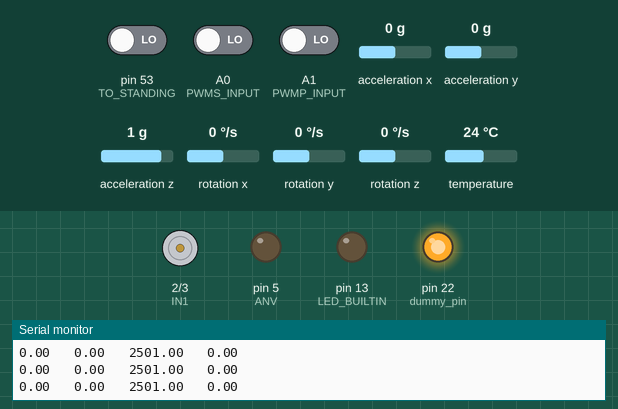
A sketch run on a simulated Arduino Mega 2560, built with avr-gcc and run on an emulated ATmega2560. Parts: motor-driver pin pairs drawn as motors (green arrow = first pin HIGH = forward, orange = second pin HIGH = backward, longer = more drive), output pins drawn as LEDs (lit = HIGH), the last lines printed to the serial monitor. The inputs (shaded band) are chosen by the test bench; at power-on: pin 53 (TO_STANDING) LOW, A0 (PWMS_INPUT) LOW, A1 (PWMP_INPUT) LOW, acceleration x 0 g, acceleration y 0 g, acceleration z 1 g, rotation x 0 °/s, rotation y 0 °/s, rotation z 0 °/s, temperature 24 °C.

Above: at 1.2 s.
1.3 s: pin 53 (TO_STANDING) driven HIGH
At 1.9 s:
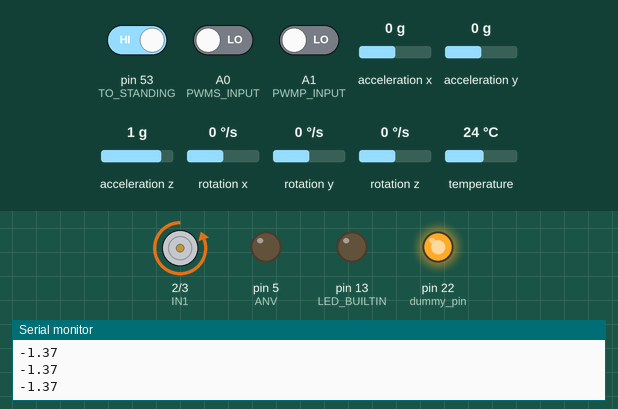
Timing chart, 0 to 4.3 s (numbered marks = the images above; inputs shaded):
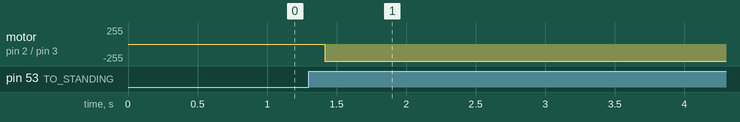

The sketch:

LinearActuatorControlSystem.ino
```cpp
//Libraries
#include <PID_v1.h>     //PID library
#include <EnableInterrupt.h>  //library that enables to read pwm values
#include <Adafruit_MPU6050.h> //gyro library
#include <Adafruit_Sensor.h>  //library to run adafruit sensors
#include <Wire.h>   //library that enables serail communications
#include <GyroToVelocity.h>   //geometry functions for HIP and KNEE actuators
//Serial port baud and Arduino pins
#define SERIAL_PORT_SPEED 9600
#define PWM_NUM  2 //number of PWM signals
#define PWMS  0 //speed is stored in the 0 position of the array
#define PWMP  1 //position is stored in the 1 position of the array
#define PWMS_INPUT  A0 //analog pin for the speed reading
#define PWMP_INPUT  A1 //analog pin for the position reading
#define ANV 5 //analog voltage speed control pin
#define IN1 2 //direction of actuation
#define IN2 3 //direction of actuation
#define TO_STANDING 53
//zero rate offset in radians/s
//recalibrate gyros periodically, probably once a month or before testing
const double gyro1[] = {-0.0213, -0.0192, -0.03};
const double gyro2[] = {-0.0919, 0.052, -0.019};
const double gyro3[] = {-0.0511, -0.0076, -0.0019};
const double gyro4[] = {-0.0588, -0.0185, -0.0298};
const double gyro5[] = {-0.0231, -0.0526, -0.0486};
const double gyro6[] = {-0.0254, -0.0077, -0.0045};
const double gyro7[] = {-0.1000, -0.0370, -0.0039};
const double gyro8[] = {-0.0791, -0.027, -0.0346};
//variable that holds the specific gyro offset
double X_OFFSET = 0;
double Y_OFFSET = 0;
double Z_OFFSET = 0;
//interrupt arrays
uint32_t pwm_start[PWM_NUM]; // stores the time when PWM square wave begins
uint16_t pwm_values[PWM_NUM]; //stores the width of the PWM pulse in microseconds
volatile uint16_t pwm_shared[PWM_NUM]; //array used in the interrupt routine to hold the pulse width values

Adafruit_MPU6050 mpu1;
Adafruit_MPU6050 mpu2;
float x_val1, y_val1, z_val1, result1;
float x_square1, y_square1, z_square1;
float accel_angle_x1, accel_angle_y1;


float x_val2, y_val2, z_val2, result2;
float x_square2, y_square2, z_square2;
float accel_angle_x2, accel_angle_y2;


float accel_center_x = 0.66;
float accel_center_y = -0.12;
float accel_center_z = 8.60;
double corrected_X, corrected_Y, corrected_Z; //variables that store the angular speed after the offset has been applied

bool lock_in_place = false;

//PID_runtime
double currentSpeed, currentSpeed_abs, outputSpeed ,desiredSpeed, desiredSpeed2;
double displacement; //position variable
double HP = 50, HI = 20, HD = 0;
PID loadCompensator(&currentSpeed_abs, &outputSpeed ,&desiredSpeed, HP, HI, HD,P_ON_M, DIRECT);
bool runtime_status = true; //keeps track if PID is on or off

/*
PID_stop

This PID is needed as this PID goes by displacment instead of speed
*/
double to_standing_error;
double setpoint = 6.125;   //the point that is considered to standing postion in inches
double HP_stop = 50, HI_stop = 20, HD_stop = 0;  //these are the parameters to the PID
PID StoppingPID(&displacement, &outputSpeed ,&setpoint, HP_stop, HI_stop, HD_stop,P_ON_M, DIRECT);
bool to_standing_status = false; //keeps track if PID is on or off
//PID tilt
double tilt_error;
double tilt_pilot, tilt_suit;
double HP_tilt, HI_tilt, HD_tilt;
PID tiltPID(&tilt_pilot, &outputSpeed, &tilt_suit, HP_tilt, HI_tilt, HD_tilt, P_ON_M, DIRECT);
bool tilt_status = true;

void setup()
{
  //begin serial monitor
  Serial.begin(SERIAL_PORT_SPEED); //from 9600 to 115200


  //establish all pins I/O
  pinMode(PWMS_INPUT, INPUT);
  pinMode(PWMP_INPUT, INPUT);
  pinMode(TO_STANDING,INPUT);
  pinMode(ANV,OUTPUT);
  pinMode(IN1,OUTPUT);
  pinMode(IN2,OUTPUT);
  pinMode(22,OUTPUT); //dummy pin
  pinMode(LED_BUILTIN,OUTPUT);
  digitalWrite(22,HIGH); //always HIGH

  //interrupts used to read the linear actuator feedback
  enableInterrupt(PWMS_INPUT, calc_speed, CHANGE);
  enableInterrupt(PWMP_INPUT, calc_position, CHANGE);
  //PI Controller for sending to soft stop
  //placed here as I will toggle the High Pin when turning off this PID
  StoppingPID.SetMode(MANUAL);
  StoppingPID.SetOutputLimits(0,255);
  StopPID_status(true); // turn off this PID

  //PI Controller for load compensator
  pwm_read_values();
  desiredSpeed = 0;
  loadCompensator.SetMode(AUTOMATIC);
  loadCompensator.SetOutputLimits(0,255);
  tiltPID.SetMode(AUTOMATIC);
  tiltPID.SetOutputLimits(0,255);
  HorK(HIP); //Hip or Knee geometry
  //Checks for gyroscope
  tilt_setup();
  offsetSwitch(7); //Check the gyro number connected to the arduino
  //Wire.SetWireTimeout(3000,true);
}

void loop()
{
  sensors_event_t a1, g1, temp1;
  sensors_event_t a2, g2, temp2;
  mpu1.getEvent(&a1, &g1, &temp1);
  mpu2.getEvent(&a2, &g2, &temp2);
  x_val1 = a1.gyro.x - accel_center_x;
  y_val1 = a1.gyro.y - accel_center_y;
  z_val1 = a1.gyro.z - accel_center_z;
  x_val2 = a2.gyro.x - accel_center_x;
  y_val2 = a2.gyro.y - accel_center_y;
  z_val2 = a2.gyro.z - accel_center_z;
  tilt(x_val1, y_val1,z_val1, 0);
  tilt(x_val2, y_val2,z_val2, 1);
  tilt_suit = accel_angle_y2;
  tilt_pilot = accel_angle_y1;
  tilt_error = tilt_pilot - tilt_suit;
  bool tru = true;
  //if(abs(tilt_error) > 20*PI/360)
  //if(tru == false)
  if(tru == false)
  {
    loadCompensator.SetMode(MANUAL);
    tiltPID.SetMode(AUTOMATIC);
    Mdirection(tilt_error);
    tiltPID.Compute();
    analogWrite(ANV,outputSpeed);
    Serial.println("tilt");
  }
  else
  {
    loadCompensator.SetMode(AUTOMATIC);
    tiltPID.SetMode(MANUAL);
    //Sets the gyro value to 0 if it is below the threshold
    if(abs(g2.gyro.x - X_OFFSET) <= 0.3)  corrected_X = 0;
    else  corrected_X = g2.gyro.x - X_OFFSET;

    pwm_read_values();
    desiredSpeed = abs(geometry(corrected_X, displacement));
    desiredSpeed2 = geometry(corrected_X, displacement);
    Mdirection(-corrected_X);
    loadCompensator.Compute();
    analogWrite(ANV,outputSpeed);
    //analogWrite(ANV,outputSpeed/5);
    Serial.print(g2.gyro.x);Serial.print("   ");Serial.print(corrected_X);Serial.print("   ");Serial.print(currentSpeed);Serial.print("   ");Serial.println(desiredSpeed);
  }
//////////////////////// TO standing implementation

  if((digitalRead(TO_STANDING))) toStanding();

////////////////////////
}
void toStanding()
{
  loadCompensator.SetMode(MANUAL);
  StoppingPID.SetMode(AUTOMATIC);
  pwm_read_values();

  Serial.println(".....Begin Move to Standing.....");
  String message = "Understood to be at distance " + String(displacement) +" Setpoint is : " + String(setpoint);
  Serial.println(message);
  to_standing_error = setpoint-displacement;
  //given 0.2 inch error within the setpoint
  while(abs(to_standing_error)>0.2)
  {
    //collect the current actuator speed and displacement
    pwm_read_values();  // this will update current speed and the displacment
    //compute the displacement with the PID
    to_standing_error = setpoint - displacement;
    Serial.println(to_standing_error);
    Mdirection(to_standing_error);
    StoppingPID.Compute();
    //write the PID result to the actuator
    analogWrite(ANV, outputSpeed);
   }
   Mdirection(0);
   Serial.println("Pause for durration");
   delay(500);
   Serial.println(".....resuming System.....");
   loadCompensator.SetMode(AUTOMATIC);
   StoppingPID.SetMode(MANUAL);
   lock_in_place = true;
   while(lock_in_place)
   {
    if(digitalRead(TO_STANDING))lock_in_place = false;
   }
   delay(500);
}
void Mdirection(float dir)
{
  if(dir > 0)
  {
    //extend
    digitalWrite(IN1, HIGH);
    digitalWrite(IN2, LOW);
  }
  else if(dir < 0)
  {
    //retract
    digitalWrite(IN1, LOW);
    digitalWrite(IN2, HIGH);
  }
  else
  {
    digitalWrite(IN1, LOW);
    digitalWrite(IN2, LOW);
  }
}
void pwm_read_values()
{
  noInterrupts(); //Disables interrupts to make sure it doesnt mess up the memory copy below
  memcpy(pwm_values, (const void *)pwm_shared, sizeof(pwm_shared)); //memcpy handles memory to memory copy, copies from pwm_shared to pwm_values
  interrupts(); //Enables interrupts
  currentSpeed = ((double)(pwm_values[PWMS] - 510)/26+1/13); //calculates the real value [inch/sec] for the actuator speed
  currentSpeed_abs = abs(currentSpeed);
  displacement = abs(7.5 / 990 * pwm_values[PWMP] - 7.5); //calculates the real value [inch] for the actuator position
  if(displacement > 7.5){displacement = 7.5;}
}

void calc_input(uint8_t channel, uint8_t input_pin) //Does the math for the PWM data
{
  if (digitalRead(input_pin) == HIGH) //Measures how long the PWM is that its peak
  {
    pwm_start[channel] = micros(); //Micros returns the number of microseconds since the board began running
  }
  else
  {
    uint16_t pwm_compare = (uint16_t)(micros() - pwm_start[channel]);
    if(pwm_compare > 1002)
    {
      pwm_compare = 0;
    }
    pwm_shared[channel] = pwm_compare;
  }
}
void calc_speed() { calc_input(PWMS, PWMS_INPUT); }
void calc_position() { calc_input(PWMP, PWMP_INPUT); }

/*
 * This function is used to turn the stopping PID on and off
 *  IMPORTANT NOTE: This will also toggle the other PID on/off
 */

void StopPID_status(bool PID_off)
{

  if(PID_off)
  {
    StoppingPID.SetMode(MANUAL); //Manual - PI is deactivated
    to_standing_status = MANUAL;

    //turn other PID on
    loadCompensator.SetMode(AUTOMATIC);//Automatic - PI is activated
    runtime_status = AUTOMATIC;
  }
  else
  {
    StoppingPID.SetMode(AUTOMATIC);//Automatic - PI is activated
    to_standing_status = AUTOMATIC;

    //turn other PID off
    loadCompensator.SetMode(MANUAL); //Manual - PI is deactivated
    runtime_status = MANUAL;
  }
}


//the code below is going through testing
void PIDtoggle(bool hardstop)
{
  if(hardstop == true || displacement >= 7.5 || displacement <= 0.05)
  {
    loadCompensator.SetMode(MANUAL); //Manual - PI is deactivated
    runtime_status = MANUAL;
    digitalWrite(22,HIGH);
  }
  else
  {
    loadCompensator.SetMode(AUTOMATIC);//Automatic - PI is activated
    runtime_status = AUTOMATIC;
    digitalWrite(22,LOW);
  }
}
void offsetSwitch(int choice)
{
    switch(choice)
    {
        case 1:
            X_OFFSET = gyro1[1];
            Y_OFFSET = gyro1[2];
            Z_OFFSET = gyro1[3];
        break;

        case 2:
            X_OFFSET = gyro2[1];
            Y_OFFSET = gyro2[2];
            Z_OFFSET = gyro2[3];
        break;

        case 3:
            X_OFFSET = gyro3[1];
            Y_OFFSET = gyro3[2];
            Z_OFFSET = gyro3[3];
        break;

        case 4:
            X_OFFSET = gyro2[1];
            Y_OFFSET = gyro2[2];
            Z_OFFSET = gyro2[3];
        break;

        case 5:
            X_OFFSET = gyro2[1];
            Y_OFFSET = gyro2[2];
            Z_OFFSET = gyro2[3];
        break;

        case 6:
            X_OFFSET = gyro6[1];
            Y_OFFSET = gyro6[2];
            Z_OFFSET = gyro6[3];
        break;

        case 7:
            X_OFFSET = gyro7[1];
            Y_OFFSET = gyro7[2];
            Z_OFFSET = gyro7[3];
        break;

        case 8:
            X_OFFSET = gyro8[1];
            Y_OFFSET = gyro8[2];
            Z_OFFSET = gyro8[3];
        break;

    }
}
void tilt_setup()
{
  if (!mpu1.begin(0x68))
  {
    digitalWrite(LED_BUILTIN,HIGH); //built in led high means the arduino failed to recognize the gyro
    while (1)
    {
      delay(10);
    }
  }
  else  digitalWrite(LED_BUILTIN,LOW); //led low means gyro is connected properly
  //range settings
  mpu1.setAccelerometerRange(MPU6050_RANGE_2_G);
  mpu1.setGyroRange(MPU6050_RANGE_1000_DEG);
  mpu1.setFilterBandwidth(MPU6050_BAND_21_HZ);

  if (!mpu2.begin(0x69))
  {
    digitalWrite(LED_BUILTIN,HIGH); //built in led high means the arduino failed to recognize the gyro
    while (1)
    {
      delay(10);
    }
  }
  else  digitalWrite(LED_BUILTIN,LOW); //led low means gyro is connected properly
  //range settings
  mpu2.setAccelerometerRange(MPU6050_RANGE_2_G);
  mpu2.setGyroRange(MPU6050_RANGE_1000_DEG);
  mpu2.setFilterBandwidth(MPU6050_BAND_21_HZ);
}
void tilt(float a_x,float a_y,float a_z,bool gyro)
{
  x_square1 = (a_x*a_x);
  y_square1 = (a_y*a_y);
  z_square1 = (a_z*a_z);
  result1 = sqrt(y_square1 + z_square1);
  result1 = x_val1/result1;
  accel_angle_x1 = atan(result1);
  //Serial.print(accel_angle_x1); Serial.print("   ");
  result1 = sqrt(x_square1 + z_square1);
  result1 = y_val1/result1;
  accel_angle_y1 = atan(result1);
  if(gyro) accel_angle_y1 = atan(result1);
  else accel_angle_y2 = atan(result1);
}
```

Measured:
- after the input at 1.3 s, motor on pin 2 (IN1) / pin 3 (IN2): stopped → backward 255/255 after 0.11 s
